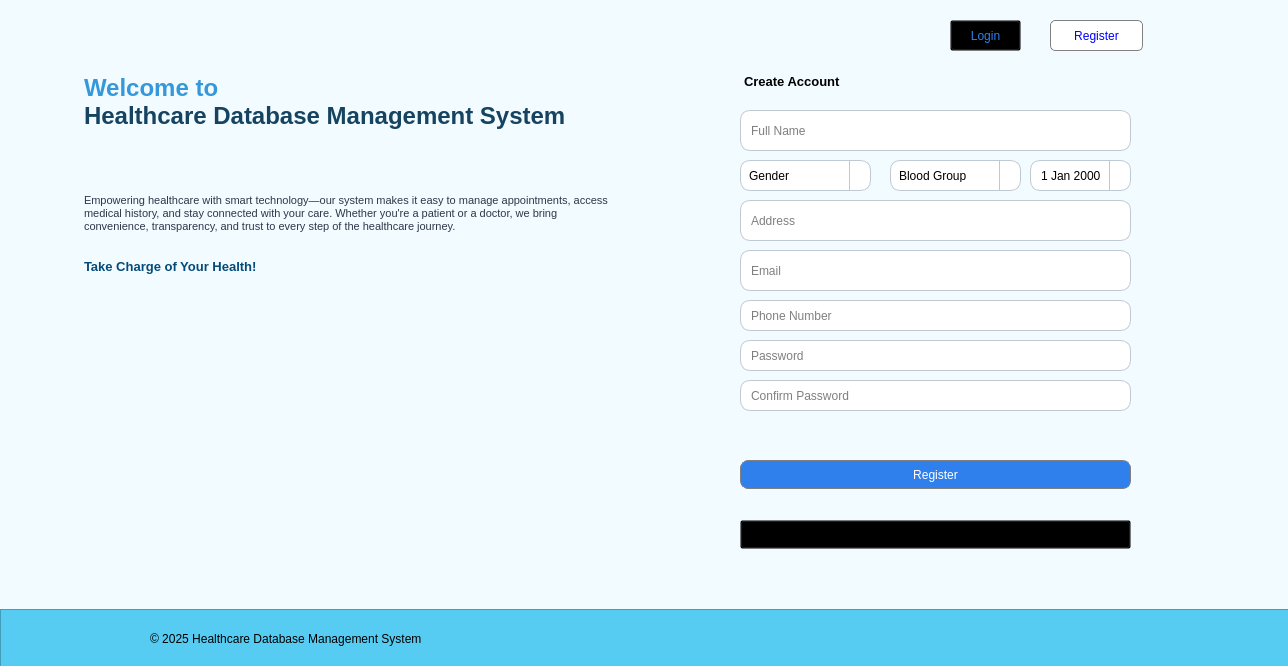
<?xml version="1.0" encoding="UTF-8"?>
<ui version="4.0">
 <class>Form</class>
 <widget class="QWidget" name="Form">
  <property name="geometry">
   <rect>
    <x>0</x>
    <y>0</y>
    <width>1288</width>
    <height>666</height>
   </rect>
  </property>
  <property name="windowTitle">
   <string>Form</string>
  </property>
  <property name="styleSheet">
   <string notr="true">#Form{
background-color:#F2FBFF;
}</string>
  </property>
  <widget class="QWidget" name="info" native="true">
   <property name="geometry">
    <rect>
     <x>0</x>
     <y>10</y>
     <width>721</width>
     <height>601</height>
    </rect>
   </property>
   <widget class="QTextBrowser" name="welcome">
    <property name="geometry">
     <rect>
      <x>80</x>
      <y>60</y>
      <width>541</width>
      <height>121</height>
     </rect>
    </property>
    <property name="styleSheet">
     <string notr="true">QTextBrowser{
background-color:#F2FBFF;
border:0;
}</string>
    </property>
    <property name="html">
     <string>&lt;!DOCTYPE HTML PUBLIC &quot;-//W3C//DTD HTML 4.0//EN&quot; &quot;http://www.w3.org/TR/REC-html40/strict.dtd&quot;&gt;
&lt;html&gt;&lt;head&gt;&lt;meta name=&quot;qrichtext&quot; content=&quot;1&quot; /&gt;&lt;meta charset=&quot;utf-8&quot; /&gt;&lt;style type=&quot;text/css&quot;&gt;
p, li { white-space: pre-wrap; }
hr { height: 1px; border-width: 0; }
li.unchecked::marker { content: &quot;\2610&quot;; }
li.checked::marker { content: &quot;\2612&quot;; }
&lt;/style&gt;&lt;/head&gt;&lt;body style=&quot; font-family:'Segoe UI'; font-size:9pt; font-weight:400; font-style:normal;&quot;&gt;
&lt;p style=&quot; margin-top:0px; margin-bottom:0px; margin-left:0px; margin-right:0px; -qt-block-indent:0; text-indent:0px;&quot;&gt;&lt;span style=&quot; font-family:'Sarabun'; font-size:18pt; font-weight:700; color:#3498db;&quot;&gt;Welcome to&lt;/span&gt;&lt;span style=&quot; font-family:'Sarabun'; font-size:18px;&quot;&gt; &lt;/span&gt;&lt;/p&gt;
&lt;p style=&quot; margin-top:0px; margin-bottom:0px; margin-left:0px; margin-right:0px; -qt-block-indent:0; text-indent:0px;&quot;&gt;&lt;span style=&quot; font-family:'Sarabun'; font-size:18pt; font-weight:600; color:#154360;&quot;&gt;Healthcare Database Management System &lt;/span&gt;&lt;/p&gt;&lt;/body&gt;&lt;/html&gt;</string>
    </property>
   </widget>
   <widget class="QTextBrowser" name="text">
    <property name="geometry">
     <rect>
      <x>80</x>
      <y>180</y>
      <width>541</width>
      <height>141</height>
     </rect>
    </property>
    <property name="styleSheet">
     <string notr="true">#text{
background-color:#F2FBFF;
border:0;
}</string>
    </property>
    <property name="html">
     <string>&lt;!DOCTYPE HTML PUBLIC &quot;-//W3C//DTD HTML 4.0//EN&quot; &quot;http://www.w3.org/TR/REC-html40/strict.dtd&quot;&gt;
&lt;html&gt;&lt;head&gt;&lt;meta name=&quot;qrichtext&quot; content=&quot;1&quot; /&gt;&lt;meta charset=&quot;utf-8&quot; /&gt;&lt;style type=&quot;text/css&quot;&gt;
p, li { white-space: pre-wrap; }
hr { height: 1px; border-width: 0; }
li.unchecked::marker { content: &quot;\2610&quot;; }
li.checked::marker { content: &quot;\2612&quot;; }
&lt;/style&gt;&lt;/head&gt;&lt;body style=&quot; font-family:'Segoe UI'; font-size:9pt; font-weight:400; font-style:normal;&quot;&gt;
&lt;p style=&quot; margin-top:0px; margin-bottom:0px; margin-left:0px; margin-right:0px; -qt-block-indent:0; text-indent:0px;&quot;&gt;&lt;span style=&quot; font-family:'Sarabun','sans-serif'; font-size:8pt; color:#2d3748;&quot;&gt;Empowering healthcare with smart technology—our system makes it easy to manage appointments, access medical history, and stay connected with your care. Whether you're a patient or a doctor, we bring convenience, transparency, and trust to every step of the healthcare journey. &lt;br /&gt;&lt;/span&gt;&lt;/p&gt;
&lt;p style=&quot; margin-top:12px; margin-bottom:12px; margin-left:0px; margin-right:0px; -qt-block-indent:0; text-indent:0px;&quot;&gt;&lt;span style=&quot; font-family:'Sarabun','sans-serif'; font-size:10pt; font-weight:700; color:#044b79;&quot;&gt;Take Charge of Your Health!&lt;/span&gt; &lt;/p&gt;&lt;/body&gt;&lt;/html&gt;</string>
    </property>
   </widget>
   <widget class="QLabel" name="label">
    <property name="geometry">
     <rect>
      <x>80</x>
      <y>300</y>
      <width>541</width>
      <height>331</height>
     </rect>
    </property>
    <property name="styleSheet">
     <string notr="true">#label{


}
</string>
    </property>
    <property name="text">
     <string/>
    </property>
    <property name="pixmap">
     <pixmap resource="image.qrc">:/image/resourse/ui1.png</pixmap>
    </property>
    <property name="alignment">
     <set>Qt::AlignmentFlag::AlignCenter</set>
    </property>
   </widget>
  </widget>
  <widget class="QWidget" name="signup" native="true">
   <property name="geometry">
    <rect>
     <x>720</x>
     <y>0</y>
     <width>571</width>
     <height>61</height>
    </rect>
   </property>
   <widget class="QPushButton" name="signin">
    <property name="geometry">
     <rect>
      <x>230</x>
      <y>20</y>
      <width>71</width>
      <height>31</height>
     </rect>
    </property>
    <property name="styleSheet">
     <string notr="true">#signin{
    color:#2F80ED;
    font: 600 9pt &quot;Roboto&quot;;
    background-color: transparent;
}
#signin::hover{
    text-decoration: underline;
    font: 600 9pt &quot;Roboto&quot;;
    color:#1872eb;
}
</string>
    </property>
    <property name="text">
     <string>Login</string>
    </property>
   </widget>
   <widget class="QPushButton" name="Register">
    <property name="geometry">
     <rect>
      <x>330</x>
      <y>20</y>
      <width>93</width>
      <height>31</height>
     </rect>
    </property>
    <property name="styleSheet">
     <string notr="true">#Register{
    font: 9pt &quot;Roboto&quot;;
    border: 1px solid gray;
    border-radius: 8px;
    padding: 5px;
    background-color:#fff;
    border-radius: 5px;
    color:blue;
}
</string>
    </property>
    <property name="text">
     <string>Register</string>
    </property>
   </widget>
  </widget>
  <widget class="QWidget" name="login" native="true">
   <property name="geometry">
    <rect>
     <x>720</x>
     <y>50</y>
     <width>571</width>
     <height>561</height>
    </rect>
   </property>
   <property name="font">
    <font>
     <family>Roboto</family>
    </font>
   </property>
   <property name="cursor">
    <cursorShape>ArrowCursor</cursorShape>
   </property>
   <property name="inputMethodHints">
    <set>Qt::InputMethodHint::ImhDigitsOnly</set>
   </property>
   <widget class="QTextBrowser" name="acc">
    <property name="geometry">
     <rect>
      <x>20</x>
      <y>20</y>
      <width>256</width>
      <height>31</height>
     </rect>
    </property>
    <property name="styleSheet">
     <string notr="true">#acc{
background-color:#F2FBFF;
border:0;
}</string>
    </property>
    <property name="html">
     <string>&lt;!DOCTYPE HTML PUBLIC &quot;-//W3C//DTD HTML 4.0//EN&quot; &quot;http://www.w3.org/TR/REC-html40/strict.dtd&quot;&gt;
&lt;html&gt;&lt;head&gt;&lt;meta name=&quot;qrichtext&quot; content=&quot;1&quot; /&gt;&lt;meta charset=&quot;utf-8&quot; /&gt;&lt;style type=&quot;text/css&quot;&gt;
p, li { white-space: pre-wrap; }
hr { height: 1px; border-width: 0; }
li.unchecked::marker { content: &quot;\2610&quot;; }
li.checked::marker { content: &quot;\2612&quot;; }
&lt;/style&gt;&lt;/head&gt;&lt;body style=&quot; font-family:'Segoe UI'; font-size:9pt; font-weight:400; font-style:normal;&quot;&gt;
&lt;p style=&quot; margin-top:12px; margin-bottom:12px; margin-left:0px; margin-right:0px; -qt-block-indent:0; text-indent:0px;&quot;&gt;&lt;span style=&quot; font-family:'Roboto'; font-size:10pt; font-weight:700; color:#000000;&quot;&gt;Create Account&lt;/span&gt; &lt;/p&gt;&lt;/body&gt;&lt;/html&gt;</string>
    </property>
   </widget>
   <widget class="QComboBox" name="gender">
    <property name="geometry">
     <rect>
      <x>20</x>
      <y>110</y>
      <width>131</width>
      <height>31</height>
     </rect>
    </property>
    <property name="styleSheet">
     <string notr="true">
QComboBox {
    font: 10pt &quot;Roboto&quot;;
    border: 1px solid #bfc9d1;
    border-radius: 10px;
    padding: 8px;
 background-color: #fff;
    color: #000;
    box-shadow: 0 2px 8px rgba(44, 62, 80, 0.05);
    transition: border-color 0.2s;
}
QComboBox:focus {
    border: 1.5px solid #2F80ED;
    background-color: #fff;
}
QComboBox::drop-down {
    subcontrol-origin: padding;
    subcontrol-position: top right;
    width: 20px;
    border-left: 1px solid #bfc9d1;
}
</string>
    </property>
    <item>
     <property name="text">
      <string>Gender</string>
     </property>
    </item>
    <item>
     <property name="text">
      <string>Male</string>
     </property>
    </item>
    <item>
     <property name="text">
      <string>Female</string>
     </property>
    </item>
    <item>
     <property name="text">
      <string>Other</string>
     </property>
    </item>
   </widget>
   <widget class="QPushButton" name="Register_2">
    <property name="geometry">
     <rect>
      <x>20</x>
      <y>410</y>
      <width>391</width>
      <height>29</height>
     </rect>
    </property>
    <property name="styleSheet">
     <string notr="true">#Register_2{

    background-color:#2F80ED;
    color:#fff;
    font: 600 9pt &quot;Roboto&quot;;
    border: 1px solid gray;
    border-radius:8px

    
}</string>
    </property>
    <property name="text">
     <string>Register</string>
    </property>
   </widget>
   <widget class="QPushButton" name="acc_text">
    <property name="geometry">
     <rect>
      <x>20</x>
      <y>470</y>
      <width>391</width>
      <height>29</height>
     </rect>
    </property>
    <property name="styleSheet">
     <string notr="true">#acc_text{
    color:#000;
    font: 400 9pt &quot;Roboto&quot;;
    background-color: transparent;
}</string>
    </property>
    <property name="text">
     <string>Already have an account</string>
    </property>
   </widget>
   <widget class="QLineEdit" name="password">
    <property name="geometry">
     <rect>
      <x>20</x>
      <y>290</y>
      <width>391</width>
      <height>31</height>
     </rect>
    </property>
    <property name="styleSheet">
     <string notr="true">QLineEdit{
    background-color: #fff;
    border: 1px solid #bfc9d1;
    border-radius: 10px;
    padding: 8px;
    color: #000;
    font: 10pt &quot;Roboto&quot;;
    box-shadow: 0 2px 8px rgba(44, 62, 80, 0.05);
    transition: border-color 0.2s;
}
QLineEdit:focus {
    border: 1.5px solid #2F80ED;
    background-color: #f7fbff;
}
</string>
    </property>
    <property name="placeholderText">
     <string>Password</string>
    </property>
   </widget>
   <widget class="QLineEdit" name="confirm">
    <property name="geometry">
     <rect>
      <x>20</x>
      <y>330</y>
      <width>391</width>
      <height>31</height>
     </rect>
    </property>
    <property name="styleSheet">
     <string notr="true">QLineEdit{
    background-color: #fff;
    border: 1px solid #bfc9d1;
    border-radius: 10px;
    padding: 8px;
    color: #000;
    font: 10pt &quot;Roboto&quot;;
    box-shadow: 0 2px 8px rgba(44, 62, 80, 0.05);
    transition: border-color 0.2s;
}
QLineEdit:focus {
    border: 1.5px solid #2F80ED;
    background-color: #f7fbff;
}
</string>
    </property>
    <property name="placeholderText">
     <string>Confirm Password</string>
    </property>
   </widget>
   <widget class="QDateEdit" name="dateEdit">
    <property name="geometry">
     <rect>
      <x>310</x>
      <y>110</y>
      <width>101</width>
      <height>31</height>
     </rect>
    </property>
    <property name="styleSheet">
     <string notr="true">
QDateEdit {
    font: 10pt &quot;Roboto&quot;;
    border: 1px solid #bfc9d1;
    border-radius: 10px;
    padding: 8px;
    background-color: #fff;
    color: #000;
    box-shadow: 0 2px 8px rgba(44, 62, 80, 0.05);
    transition: border-color 0.2s;

}
QDateEdit:focus {
    border: 1.5px solid #2F80ED;
    background-color: #f7fbff;
color:black;
}
QDateEdit::drop-down {
    subcontrol-origin: padding;
    subcontrol-position: top right;
    width: 20px;
    border-left: 1px solid #bfc9d1;
color:black;
}
</string>
    </property>
    <property name="calendarPopup">
     <bool>true</bool>
    </property>
   </widget>
   <widget class="QLineEdit" name="Phone">
    <property name="geometry">
     <rect>
      <x>20</x>
      <y>250</y>
      <width>391</width>
      <height>31</height>
     </rect>
    </property>
    <property name="minimumSize">
     <size>
      <width>391</width>
      <height>31</height>
     </size>
    </property>
    <property name="styleSheet">
     <string notr="true">QLineEdit{
    background-color: #fff;
    border: 1px solid #bfc9d1;
    border-radius: 10px;
    padding: 8px;
    color: #000;
    font: 10pt &quot;Roboto&quot;;
    box-shadow: 0 2px 8px rgba(44, 62, 80, 0.05);
    transition: border-color 0.2s;
}
QLineEdit:focus {
    border: 1.5px solid #2F80ED;
    background-color: #f7fbff;
}
</string>
    </property>
    <property name="inputMethodHints">
     <set>Qt::InputMethodHint::ImhDigitsOnly</set>
    </property>
    <property name="text">
     <string/>
    </property>
    <property name="maxLength">
     <number>10</number>
    </property>
    <property name="placeholderText">
     <string>Phone Number</string>
    </property>
   </widget>
   <widget class="QLineEdit" name="Email">
    <property name="geometry">
     <rect>
      <x>20</x>
      <y>200</y>
      <width>391</width>
      <height>41</height>
     </rect>
    </property>
    <property name="minimumSize">
     <size>
      <width>391</width>
      <height>31</height>
     </size>
    </property>
    <property name="styleSheet">
     <string notr="true">QLineEdit{
    background-color: #fff;
    border: 1px solid #bfc9d1;
    border-radius: 10px;
    padding: 8px;
    color: #000;
    font: 10pt &quot;Roboto&quot;;
    box-shadow: 0 2px 8px rgba(44, 62, 80, 0.05);
    transition: border-color 0.2s;
}
QLineEdit:focus {
    border: 1.5px solid #2F80ED;
    background-color: #f7fbff;
}
</string>
    </property>
    <property name="inputMethodHints">
     <set>Qt::InputMethodHint::ImhNone</set>
    </property>
    <property name="text">
     <string/>
    </property>
    <property name="placeholderText">
     <string>Email</string>
    </property>
   </widget>
   <widget class="QLineEdit" name="Location">
    <property name="geometry">
     <rect>
      <x>20</x>
      <y>150</y>
      <width>391</width>
      <height>41</height>
     </rect>
    </property>
    <property name="minimumSize">
     <size>
      <width>391</width>
      <height>31</height>
     </size>
    </property>
    <property name="styleSheet">
     <string notr="true">QLineEdit{
    background-color: #fff;
    border: 1px solid #bfc9d1;
    border-radius: 10px;
    padding: 8px;
    color: #000;
    font: 10pt &quot;Roboto&quot;;
    box-shadow: 0 2px 8px rgba(44, 62, 80, 0.05);
    transition: border-color 0.2s;
}
QLineEdit:focus {
    border: 1.5px solid #2F80ED;
    background-color: #f7fbff;
}
</string>
    </property>
    <property name="inputMethodHints">
     <set>Qt::InputMethodHint::ImhNone</set>
    </property>
    <property name="text">
     <string/>
    </property>
    <property name="placeholderText">
     <string>Address</string>
    </property>
   </widget>
   <widget class="QLineEdit" name="name">
    <property name="geometry">
     <rect>
      <x>20</x>
      <y>60</y>
      <width>391</width>
      <height>41</height>
     </rect>
    </property>
    <property name="minimumSize">
     <size>
      <width>391</width>
      <height>31</height>
     </size>
    </property>
    <property name="styleSheet">
     <string notr="true">QLineEdit{
    background-color: #fff;
    border: 1px solid #bfc9d1;
    border-radius: 10px;
    padding: 8px;
    color: #000;
    font: 10pt &quot;Roboto&quot;;
    box-shadow: 0 2px 8px rgba(44, 62, 80, 0.05);
    transition: border-color 0.2s;
}
QLineEdit:focus {
    border: 1.5px solid #2F80ED;
    background-color: #f7fbff;
}
</string>
    </property>
    <property name="inputMethodHints">
     <set>Qt::InputMethodHint::ImhNone</set>
    </property>
    <property name="text">
     <string/>
    </property>
    <property name="placeholderText">
     <string>Full Name</string>
    </property>
   </widget>
   <widget class="QComboBox" name="group">
    <property name="geometry">
     <rect>
      <x>170</x>
      <y>110</y>
      <width>131</width>
      <height>31</height>
     </rect>
    </property>
    <property name="styleSheet">
     <string notr="true">
QComboBox {
    font: 10pt &quot;Roboto&quot;;
    border: 1px solid #bfc9d1;
    border-radius: 10px;
    padding: 8px;
 background-color: #fff;
    color: #000;
    box-shadow: 0 2px 8px rgba(44, 62, 80, 0.05);
    transition: border-color 0.2s;
}
QComboBox:focus {
    border: 1.5px solid #2F80ED;
    background-color: #fff;
}
QComboBox::drop-down {
    subcontrol-origin: padding;
    subcontrol-position: top right;
    width: 20px;
    border-left: 1px solid #bfc9d1;
}
</string>
    </property>
    <item>
     <property name="text">
      <string>Blood Group</string>
     </property>
    </item>
    <item>
     <property name="text">
      <string>A+</string>
     </property>
    </item>
    <item>
     <property name="text">
      <string>B+</string>
     </property>
    </item>
    <item>
     <property name="text">
      <string>AB+</string>
     </property>
    </item>
    <item>
     <property name="text">
      <string>O+</string>
     </property>
    </item>
    <item>
     <property name="text">
      <string>A-</string>
     </property>
    </item>
    <item>
     <property name="text">
      <string>B-</string>
     </property>
    </item>
    <item>
     <property name="text">
      <string>AB-</string>
     </property>
    </item>
    <item>
     <property name="text">
      <string>O-</string>
     </property>
    </item>
    <item>
     <property name="text">
      <string/>
     </property>
    </item>
    <item>
     <property name="text">
      <string/>
     </property>
    </item>
   </widget>
  </widget>
  <widget class="QFrame" name="frame">
   <property name="geometry">
    <rect>
     <x>0</x>
     <y>609</y>
     <width>1291</width>
     <height>61</height>
    </rect>
   </property>
   <property name="styleSheet">
    <string notr="true">#frame{
    background-color:#56CCF2;
}</string>
   </property>
   <property name="frameShape">
    <enum>QFrame::Shape::StyledPanel</enum>
   </property>
   <property name="frameShadow">
    <enum>QFrame::Shadow::Raised</enum>
   </property>
   <widget class="QLabel" name="logo">
    <property name="geometry">
     <rect>
      <x>120</x>
      <y>20</y>
      <width>31</width>
      <height>20</height>
     </rect>
    </property>
    <property name="text">
     <string/>
    </property>
    <property name="pixmap">
     <pixmap>:/icon/D:/our project/assets/find_Clinic_1.png</pixmap>
    </property>
   </widget>
   <widget class="QLabel" name="text_decor">
    <property name="geometry">
     <rect>
      <x>150</x>
      <y>20</y>
      <width>351</width>
      <height>20</height>
     </rect>
    </property>
    <property name="text">
     <string>© 2025 Healthcare Database Management System </string>
    </property>
   </widget>
  </widget>
 </widget>
 <resources>
  <include location="image.qrc"/>
 </resources>
 <connections/>
</ui>
